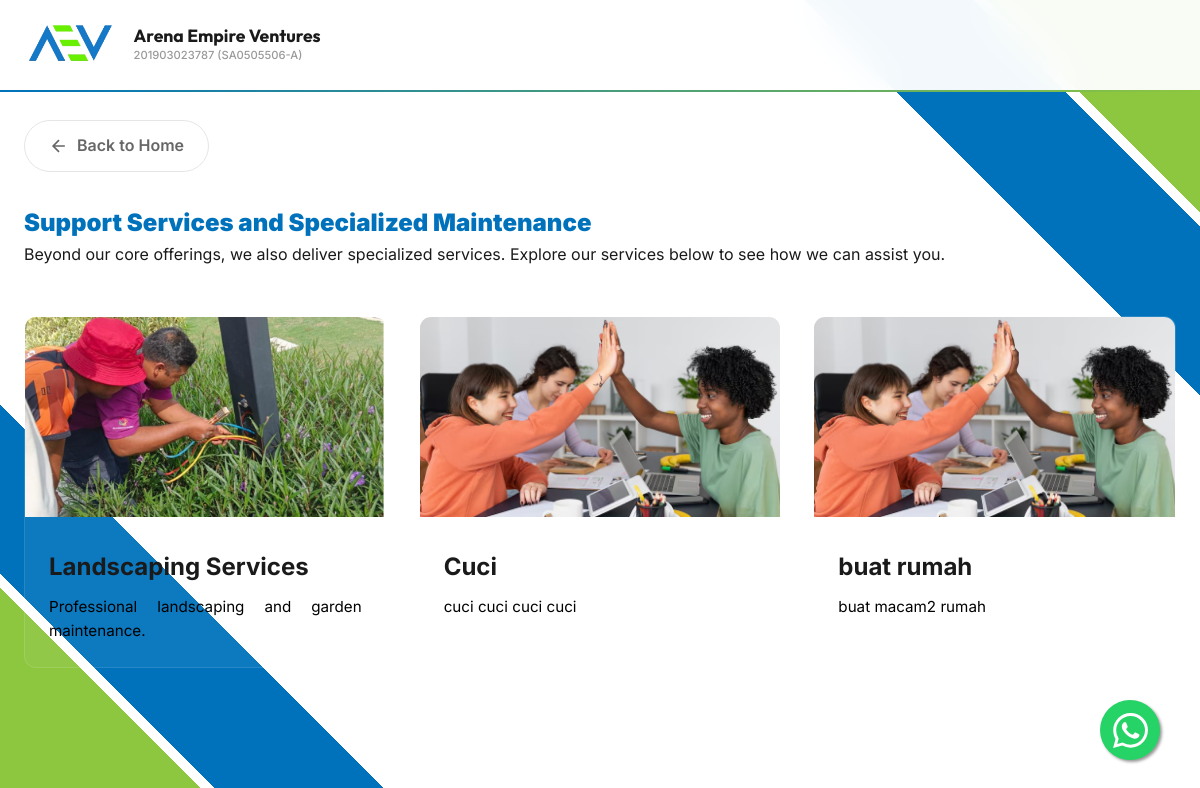
The app's page /specialized-maintenance.html with its own data.
### tables this page shows
CREATE TABLE services (
            id INTEGER PRIMARY KEY AUTOINCREMENT,
            page TEXT NOT NULL,
            name TEXT NOT NULL,
            description TEXT,
            image_path TEXT
        );

### main.py (the view)
@app.get("/{page_name}.html", response_class=HTMLResponse)
async def read_page(request: Request, page_name: str):
    content = get_page_content(page_name)
    if not os.path.exists(f"templates/{page_name}.html"):
         raise HTTPException(status_code=404, detail="Page not found")
    gallery_images = get_gallery_images(page_name, 'gallery')
    conn = get_db_connection()
    subsection_images = [dict(row) for row in conn.execute("SELECT * FROM gallery WHERE page = ? AND subsection IS NOT NULL", (page_name,)).fetchall()]
    conn.close()
    subsection_images_grouped = {}
    for img in subsection_images:
        subsection = img['subsection']
        if subsection not in subsection_images_grouped:
            subsection_images_grouped[subsection] = []
        subsection_images_grouped[subsection].append(img)
    services_data = []
    if page_name == "specialized-maintenance":
        services_data = get_services_with_hierarchy(page_name)
    return templates.TemplateResponse(f"{page_name}.html", {
        "request": request,
        "content": content,
        "gallery_images": gallery_images,
        "subsection_images": subsection_images_grouped,
        "services_data": services_data
    })

### templates/specialized-maintenance.html (shortened to what this page needs)
<!DOCTYPE html>
<html lang="en">
<head>
    <link rel="stylesheet" href="/static/css/style.css">
</head>
<body>
    <nav class="navbar" id="navbar">
        <div class="container">
            <div class="nav-content">
                <a href="index.html" class="logo">
                    <img src="/static/images/logo.jpeg" alt="Arena Empire Ventures">
                    <div class="logo-text-group">
                        <span class="logo-title">Arena Empire Ventures</span>
                        <span class="logo-subtitle">201903023787 (SA0505506-A)</span>
                    </div>
                </a>
            </div>
        </div>
    </nav>
    <section class="service-content">
        <div class="container">
            <a href="index.html" class="back-link">
                <svg width="20" height="20" viewBox="0 0 24 24" fill="none" stroke="currentColor" stroke-width="2">
                    <path d="M19 12H5M12 19l-7-7 7-7" />
                </svg>
                Back to Home
            </a>
            <div class="service-header">
                <h1 class="gradient-text">Support Services and Specialized Maintenance</h1>
                <p class="service-description">
                    Beyond our core offerings, we also deliver specialized services.
                    Explore our services below to see how we can assist you.
                </p>
            </div>
            {% if services_data %}
            <div class="services-grid animate-on-scroll fade-up">
                {% for service in services_data %}
                <div class="service-card" onclick="openServiceModal('modal-{{ service.id }}')">
                    <img src="{{ service.image_path }}" alt="{{ service.name }}">
                    <div class="service-card-content">
                        <h3>{{ service.name }}</h3>
                        <p>{{ service.description }}</p>
                    </div>
                </div>
                {% endfor %}
            </div>
            {% else %}
            <div style="text-align: center; padding: 4rem;">
                <p style="color: #666; font-size: 1.2rem;">No specialized services available yet. Please check back
                    later.</p>
            </div>
            {% endif %}
        </div>
    </section>
    <a href="https://wa.me/60149604549" class="whatsapp-float" target="_blank" rel="noopener noreferrer">
    </a>
</body>
</html>

### static/css/variables.css (style rules this page uses)
:root { --primary-500: #0072BC; --primary-600: #005a9e; --primary-700: #00437a; --accent-500: #8DC63F; --accent-600: #73a52e; --primary-hue: 204; --accent-hue: 78; --bg-primary: #ffffff; --bg-secondary: #fafafa; --bg-tertiary: #f5f5f5; --bg-card: #ffffff; --text-primary: #1a1a1a; --text-secondary: #666666; --text-tertiary: #999999; --border-color: #e5e5e5; --shadow-sm: 0 2px 8px rgba(0, 0, 0, 0.04); --shadow-md: 0 4px 16px rgba(0, 0, 0, 0.06); --shadow-lg: 0 8px 32px rgba(0, 0, 0, 0.08); --shadow-glow: 0 0 30px rgba(var(--primary-hue), 70%, 50%, 0.15); --font-primary: 'Inter', -apple-system, BlinkMacSystemFont, sans-serif; --font-display: 'Outfit', -apple-system, BlinkMacSystemFont, sans-serif; --spacing-unit: 8px; --container-width: 1200px; --geo-corner-size: 150px; --geo-gap-size: 10px; --geo-stripe-width: 120px; --stop-1: var(--geo-corner-size); --stop-2: calc(var(--geo-corner-size) + var(--geo-gap-size)); --stop-3: calc(var(--stop-2) + var(--geo-stripe-width)); --transition-fast: 150ms cubic-bezier(0.4, 0, 0.2, 1); --transition-base: 250ms cubic-bezier(0.4, 0, 0.2, 1); --transition-slow: 400ms cubic-bezier(0.4, 0, 0.2, 1); --transition-bounce: 600ms cubic-bezier(0.34, 1.56, 0.64, 1); }

### static/css/base.css (style rules this page uses)
*, *::before, *::after { margin: 0; padding: 0; box-sizing: border-box; }
html { scroll-behavior: smooth; overflow-x: hidden; }
body { font-family: var(--font-primary); background: var(--bg-primary); color: var(--text-primary); line-height: 1.6; overflow-x: hidden; position: relative; min-height: 100vh; }
p { text-align: justify; }

### static/css/layout.css (style rules this page uses)
body::before { content: ''; position: fixed; top: 0; right: 0; width: 1000px; height: 1000px; background: linear-gradient(225deg, var(--accent-500) 0%, var(--accent-500) var(--stop-1), transparent var(--stop-1), transparent var(--stop-2), var(--primary-500) var(--stop-2), var(--primary-500) var(--stop-3), transparent var(--stop-3)); z-index: -1; pointer-events: none; }
body::after { content: ''; position: fixed; bottom: 0; left: 0; width: 1000px; height: 1000px; background: linear-gradient(45deg, var(--accent-500) 0%, var(--accent-500) var(--stop-1), transparent var(--stop-1), transparent var(--stop-2), var(--primary-500) var(--stop-2), var(--primary-500) var(--stop-3), transparent var(--stop-3)); z-index: -1; pointer-events: none; }
.container { max-width: var(--container-width); margin: 0 auto; padding: 0 calc(var(--spacing-unit) * 3); }
.gradient-text { color: var(--primary-500); display: inline-block; font-weight: 900; }
.navbar { position: fixed; top: 0; left: 0; right: 0; z-index: 1000; background: rgba(255, 255, 255, 0.95); backdrop-filter: blur(20px); border-bottom: 2px solid transparent; border-image: linear-gradient(to right, var(--primary-500), var(--accent-500)) 1 stretch; transition: all var(--transition-base); }
.nav-content { display: flex; align-items: center; justify-content: space-between; padding: calc(var(--spacing-unit) * 2.5) 0; }
.logo { display: flex; align-items: center; text-decoration: none; transition: transform var(--transition-base); }
.logo img { height: 50px; width: auto; object-fit: contain; background: transparent; mix-blend-mode: multiply; }
.logo-text-group { display: flex; flex-direction: column; margin-left: calc(var(--spacing-unit) * 2); }
.logo-title { font-family: var(--font-display); font-size: 1.1rem; font-weight: 700; color: var(--text-primary); line-height: 1.2; }
.logo-subtitle { font-size: 0.7rem; color: var(--text-tertiary); font-weight: 500; }
.service-content { padding-top: 120px; padding-bottom: calc(var(--spacing-unit) * 8); }

### static/css/components.css (style rules this page uses)
.back-link { display: inline-flex; align-items: center; gap: 0.5rem; padding: 0.75rem 1.5rem; background: var(--bg-card); border: 1px solid var(--border-color); border-radius: 50px; color: var(--text-secondary); text-decoration: none; font-weight: 600; transition: all var(--transition-base); margin-bottom: calc(var(--spacing-unit) * 4); backdrop-filter: blur(10px); }
.back-link svg { transition: transform var(--transition-base); }
.whatsapp-float { position: fixed; width: 60px; height: 60px; bottom: 40px; right: 40px; background-color: #25d366; color: #FFF; border-radius: 50px; text-align: center; font-size: 30px; box-shadow: 2px 2px 3px #999; z-index: 1000; display: flex; align-items: center; justify-content: center; transition: all 0.3s ease; }
.whatsapp-float svg { width: 35px; height: 35px; fill: currentColor; }

### records on screen
services: image_path (picture), name "Landscaping Services", description "Professional landscaping and garden maintenance."
services: image_path (picture), name "Cuci", description "cuci cuci cuci cuci"
services: image_path (picture), name "buat rumah", description "buat macam2 rumah"
